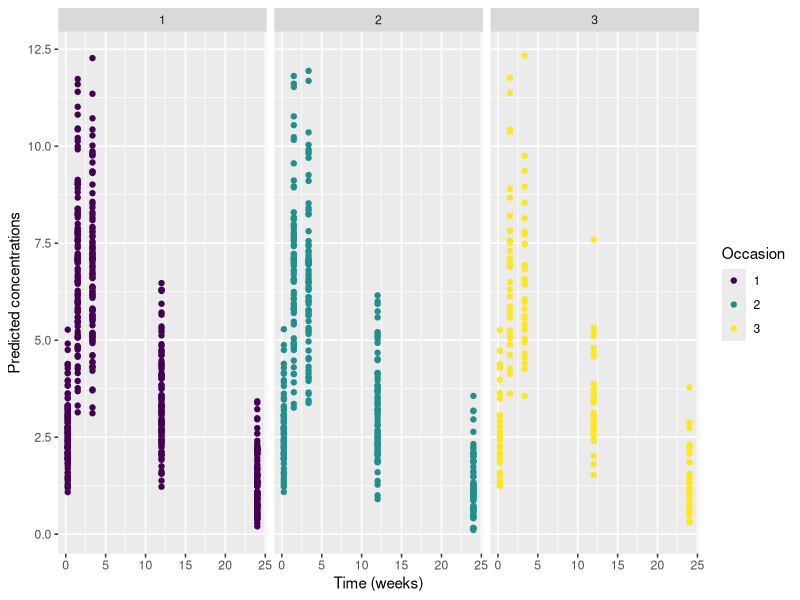
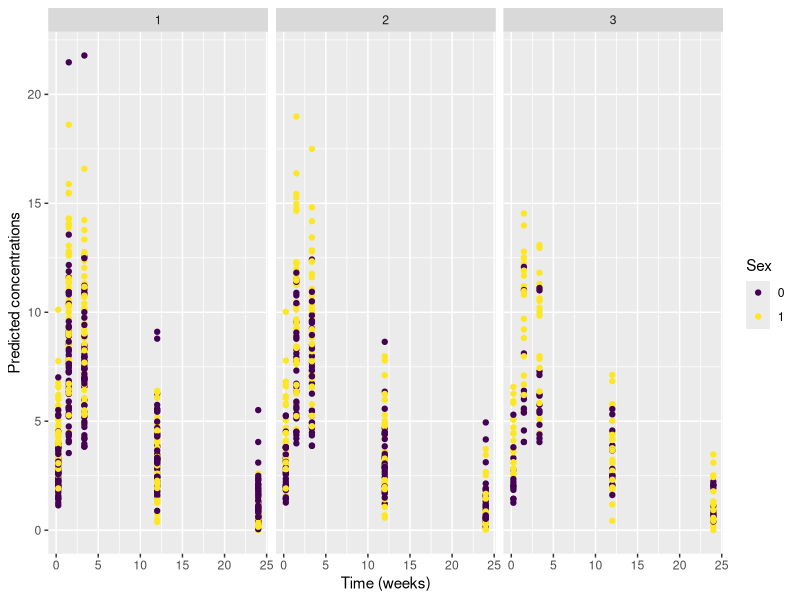
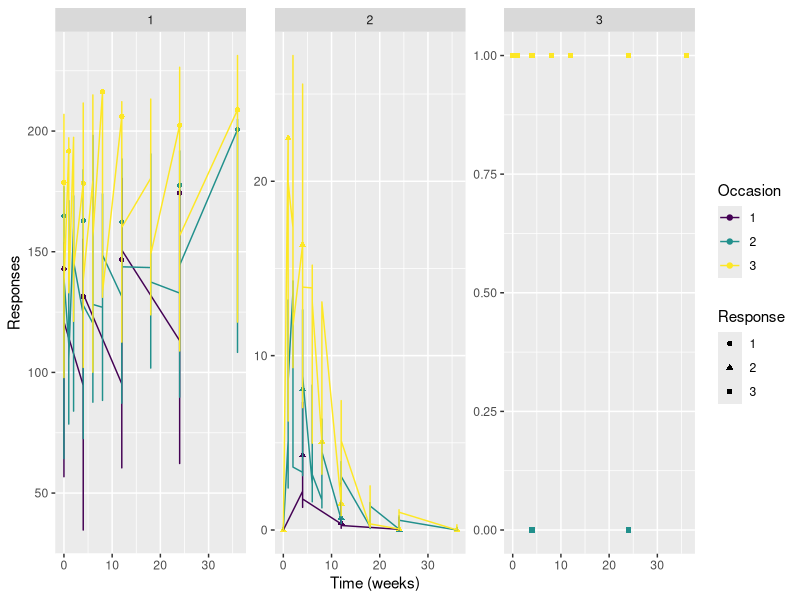
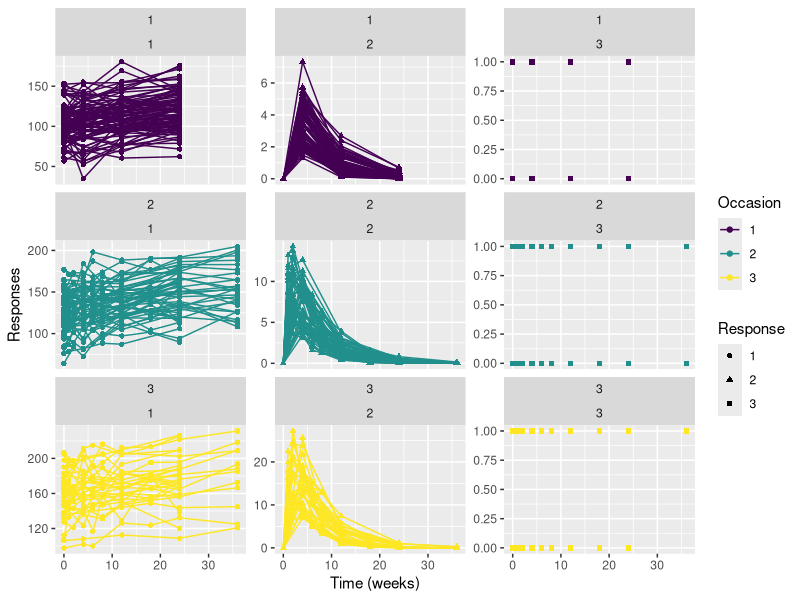
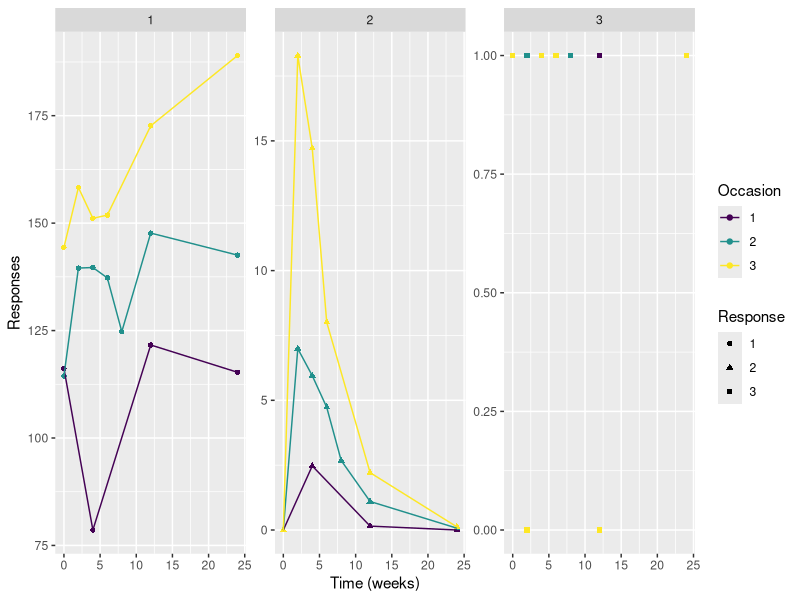
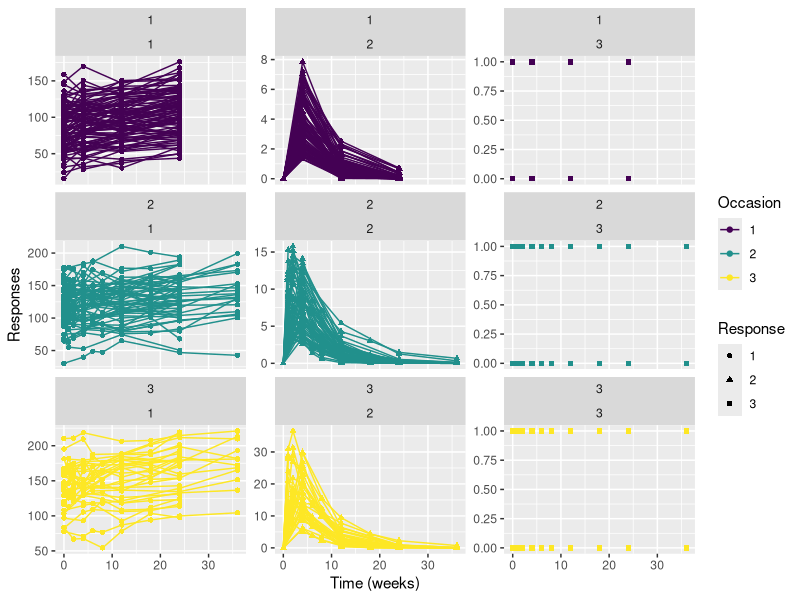
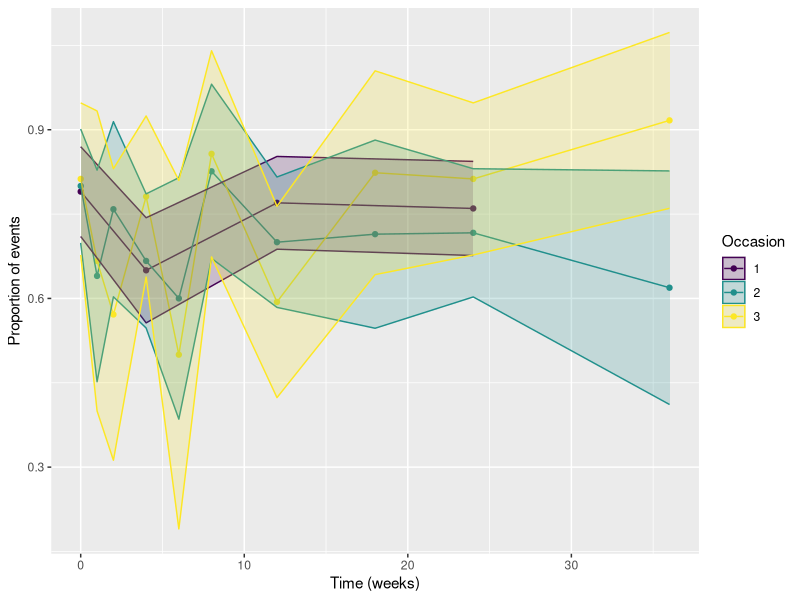

The R script that drew these images, in order:
## ---- chunk 1
# Setting working directory
require("knitr")
knitr::opts_chunk$set(echo = TRUE)

# Libraries
library(ggplot2) 
library(RColorBrewer) 
library(gridExtra)
library(viridis)
library(mvtnorm)

#library(dplyr)
# library(Cairo)

# Working directory
saemixDir<-"/home/eco/work/saemix/saemixextension"
workDir <-getwd()
setwd(workDir)
knitr::opts_chunk$set(root.dir = workDir)

# directory to save simulated data
datDir<-file.path(saemixDir,"data40")
saveSimData <- FALSE
## ---- chunk 2
#################### Design
nsuj <- 100
sampleTimes <- c(0.25, 1.5, 3.35, 12, 24)

#################### Model
# model function
theo1cpt <- function(psi,id,xidep) {
  tim<-xidep[,1]
  dose<-xidep[,2]
  ka<-psi[id,1]
  V<-psi[id,2]
  CL<-psi[id,3]
  ypred <- dose*ka/V/(ka-CL/V)*(exp(-CL/V*tim) - exp(-ka*tim))
  return(ypred)
}

# Parameters
doses <- c(4)
param <- data.frame(ka=1.48, V=0.48, CL=0.04, betaCRCL=0.5)
## IIV
omega.iiv <- rep(0.3,3)
varcovmat<-diag(c(omega.iiv[2],omega.iiv[3])**2) # correlation between delta and CL
varcovmat[1,2]<-varcovmat[2,1]<-0.7*omega.iiv[2]*omega.iiv[3]
## IOV
omega.iov <- c(0.25)
## Residual variability
par.sig <- c(0.1,0.1)

#################### Covariates
## Baseline covariates
### equal number of male and female
### weight ~ N(60,12) in female and N(70,14) in men
male.id <- sort(sample(1:nsuj, nsuj/2, replace=FALSE))
cov.base <- data.frame(id=1:nsuj, sex=1, wt = trunc(rnorm(nsuj, mean=60, sd=12)))
cov.base$sex[male.id]<-0
cov.base$wt[male.id]<-trunc(rnorm(nsuj/2, mean=70, sd=14))

## Occasion specific covariates
### number of occasions between 1 and 3
### comedication ~ Bernoulli(p=0.3) at each occasion
### CLCR at baseline ~ U(min-max)
### normal values: 97 to 137 mL/min for men and 88 to 128 mL/min for women
#### Decrease of 5% (~N(0.05, 0.01)) every month for the purpose of the exercise
nocc <- sample(1:3, size=nsuj, replace=TRUE) # nb of occasions per subject
cov.base$nb.occ <- nocc
cov.occ<-data.frame()
for(i in 1:nsuj) {
  tabsuj<-do.call(rbind,rep(list(cov.base[i,]),nocc[i]))
  tabsuj<-cbind(tabsuj, occ=1:nocc[i])
  crcl<-trunc(runif(1,97,137))-ifelse(cov.base$sex[1]==1,9,0)
  crcl<-c(crcl, round(crcl*rnorm(1,mean=0.95,sd=0.01), digits=2))
  crcl<-c(crcl, round(crcl[2]*rnorm(1,mean=0.95,sd=0.01), digits=2))
  tabsuj<-cbind(tabsuj,crcl=crcl[1:nocc[i]], comed=rbinom(nocc[i],1,0.3))
  cov.occ<-rbind(cov.occ, tabsuj)
}

# Simulation of individual-specific parameters (dataframe psi1)
## No covariates used in the model
psi1 <-data.frame(id=1:nsuj)
# Simulate first random effects for delta and CL, correlated, then all other etas
tab1 <- rmvnorm(nsuj, sigma=varcovmat)
etas <- matrix(rnorm(nsuj*3,mean=0,sd=1), ncol=3)
psi1$ka <- param$ka*exp(etas[,1]*omega.iiv[1])  # log-normal distribution
psi1$V <- param$V*exp(tab1[,1]) # log-normal distribution, omega.iiv already included
psi1$CL<-param$CL*exp(tab1[,2]) # log-normal distribution

psi1.nocov <- psi1

# Adding subject-specific covariates
psi1$V <- param$V*exp(tab1[,1])*(cov.base$wt/70)*(0.7*cov.base$sex+(1-cov.base$sex))
psi1$CL<-param$CL*exp(tab1[,2])*(cov.base$wt/70)^0.75 # log-normal distribution
psi1.cov <- psi1

# Adding IOV
## No covariate
psi1.iov<-NULL
for(isuj in 1:nsuj) {
  psisuj <- do.call(rbind,rep(list(psi1.nocov[isuj,]),nocc[isuj]))
  psisuj$occ<-1:nocc[isuj]
#  eta.iov<-rmvnorm(nocc[isuj],sigma=iovmat)
  eta.iov<-rnorm(nocc[isuj],mean=0,sd=omega.iov)
#  psisuj$CL <-psisuj$CL*exp(eta.iov[,2])
  psisuj$CL <-psisuj$CL*exp(eta.iov)
  psi1.iov<-rbind(psi1.iov, psisuj)
}
psi1.iov$index <- paste0(psi1.iov$id,".",psi1.iov$occ)

psi1.iov.nocov <- psi1.iov

## Adding occasion-specific covariates
psi1.iov<-NULL
for(isuj in 1:nsuj) {
  psisuj <- do.call(rbind,rep(list(psi1.cov[isuj,]),nocc[isuj]))
  psisuj$occ<-1:nocc[isuj]
  #  eta.iov<-rmvnorm(nocc[isuj],sigma=iovmat)
  eta.iov<-rnorm(nocc[isuj],mean=0,sd=omega.iov)
  #  psisuj$CL <-psisuj$CL*exp(eta.iov[,2])
  psisuj$CL <-psisuj$CL*exp(eta.iov)
  psi1.iov<-rbind(psi1.iov, psisuj)
}
psi1.iov$CL <- psi1.iov$CL*(cov.occ$comed*1.3+(1-cov.occ$comed))*(cov.occ$crcl/110)^(param$betaCRCL)
psi1.iov$index <- paste0(psi1.iov$id,".",psi1.iov$occ)

psi1.iov.cov <- psi1.iov
## ---- chunk 3
# Predicted data (same times for each occasion)
xidep1 <- data.frame(tim=rep(sampleTimes,dim(psi1.iov.nocov)[1]), dose=doses[1], matchidx=rep(psi1.iov.nocov$index, each=length(sampleTimes)))
id1<-match(xidep1$matchidx,psi1.iov.nocov$index)
mat1 <- psi1.iov.nocov$index[match(xidep1$matchidx,psi1.iov.nocov$index)]
mat1 <- matrix(unlist(strsplit(mat1,".",fixed=T)), ncol=2, byrow=T)


# Simulated data (adding error)
## No covariate
psi1 <- as.matrix(psi1.iov.nocov[,2:4])
ypred <- theo1cpt(psi1,id1,xidep1)
gpred <- sqrt(par.sig[1]**2 + (ypred*par.sig[2])**2)
ntot<-length(ypred)
simdata<-data.frame(id=as.integer(mat1[,1]), tim=xidep1$tim, occ=as.integer(mat1[,2]), dose=doses[1], ypred=ypred, 
                    ysim=ypred+gpred*rnorm(ntot,0,1))

ggplot(simdata, aes(x=tim, y=ypred, colour=as.factor(occ))) + geom_point() + xlab("Time (weeks)") + ylab("Predicted concentrations")  + scale_color_viridis("Occasion",discrete = TRUE) + facet_wrap(.~occ)

datsim.nocov <- simdata

if(FALSE)
  plot(xidep1$tim, ypred)

# With covariates
psi1 <- as.matrix(psi1.iov.cov[,2:4])
ypred <- theo1cpt(psi1,id1,xidep1)
gpred <- sqrt(par.sig[1]**2 + (ypred*par.sig[2])**2)
ntot<-length(ypred)
simdata<-data.frame(id=as.integer(mat1[,1]), tim=xidep1$tim, occ=as.integer(mat1[,2]), dose=doses[1], ypred=ypred, 
                    ysim=ypred+gpred*rnorm(ntot,0,1))
simdata <- cbind(simdata,
                 cov.base[match(simdata$id,cov.base$id),2:3],
                 cov.occ[id1,c(6,7)])

ggplot(simdata, aes(x=tim, y=ypred, group=as.factor(sex), colour=as.factor(sex))) + geom_point() + xlab("Time (weeks)") + ylab("Predicted concentrations")  + scale_color_viridis("Sex",discrete = TRUE) + facet_wrap(.~occ)

datsim.cov <- simdata

## ---- chunk 4

if(saveSimData) write.csv(datsim.nocov, file=file.path(datDir,"theoSimul_nocov.csv"), quote=F, row.names = FALSE)

if(saveSimData) write.csv(datsim.cov, file=file.path(datDir,"theoSimul_cov.csv"), quote=F, row.names = FALSE)

if(saveSimData) write.csv(psi1.iov.nocov, file=file.path(datDir,"theoSimul_psinocov.csv"), quote=F, row.names = FALSE)

if(saveSimData) write.csv(psi1.iov.cov, file=file.path(datDir,"theoSimul_psicov.csv"), quote=F, row.names = FALSE)

## ---- chunk 5
# design
nsuj <- 100
commonTimes <- c(0, 4, 12, 24)
sampleTimes <- c(1,2,6,8,18,36)

# model function
simul.biomarkers <- function(psi,id,xidep) {
  tim<-xidep[,1]
  dose<-xidep[,2]
  y<-xidep[,3] # not used for the simulation
  ytype<-xidep$ytype
  occ <- xidep$occ
  alpha<-psi[id,1] # biomarker 1
  delta<-psi[id,2]
  ka<-psi[id,3] # biomarker 2
  V<-psi[id,4]
  CL<-psi[id,5]
  p3<-psi[id,6] # biomarker 3
  delta.y1<-psi[id,7]
  delta.y2<-psi[id,8]
  y1 <- alpha+delta*tim
  y2 <- dose*ka/V/(ka-CL/V)*(exp(-CL/V*tim) - exp(-ka*tim))
  logit<-p3+delta.y1*(y1/100)+delta.y2*y2
  pevent<-1/(1+exp(-logit))
  ypred<-rbinom(length(tim),size=1, prob=pevent) # ytype==3
  ypred[ytype==1]<-y1[ytype==1]
  ypred[ytype==2]<-y2[ytype==2]
  return(ypred)
}

# Parameters
doses <-c(50,100,200,400)
param <- data.frame(alpha=100, delta=0.83, ka=1, V=12, CL=2.5, p3=0.3, delta.y1=0.84, delta.y2=-0.0675)
## IIV
omega.iiv <- c(rep(0.2,5),0,0.1,0.1) # SD of the IIV for each parameter (on the eta scale)
varcovmat<-diag(c(omega.iiv[2],omega.iiv[5])**2) # correlation between delta and CL
varcovmat[1,2]<-varcovmat[2,1]<-0.7*omega.iiv[2]*omega.iiv[5]
## IOV
omega.iov <- c(0.1, 0.1) # SD of the IOV for each parameter (on the eta scale)
iovmat <- diag(omega.iov**2) # only IOV for delta and CL
iovmat[1,2]<-iovmat[2,1]<-0.7*omega.iov[1]*omega.iov[2]
## Residual variability
par.sig <- c(10,0.1)
# correlation between 

## Biomarker 1: changes from 100 to 150 on average
## Biomarker 2: peaks around 4 weeks, to a value of 20 with the highest dose (200)
biomark2 <- function(tim, dose,param) {
  dose*param$ka/param$V/(param$ka-param$CL/param$V)*(exp(-param$CL/param$V*tim) - exp(-param$ka*tim))
}
# Biomarker 3: initial probability p3=0.3
## increased probability to 0.7 when biomarker 1 is doubled
### logit(0.3)+delta.y1*2=logit(0.7) => delta.y1 = 0.84
## decreased probability to 0.1 when biomarker 2 is at its peak value (20) on the highest dose
### logit(0.3)+delta.y2*20=logit(0.1) => delta.y2 = -0.0675

# Finding parameters for the 2nd biomarker
if(FALSE) {
  xtim<-c(seq(0,4,0.5),5:36)
  ypl <- data.frame(x=rep(xtim,4), dose=rep(doses, each=length(xtim)), y=0)
  for(idose in doses) ypl$y[ypl$dose==idose]<-biomark2(xtim, idose, param)
  ggplot(data=ypl,aes(x=x, y=y, group=dose, colour=as.factor(dose)))+geom_line() + scale_color_viridis(discrete = TRUE)
}
# Finding parameters for the 3rd biomarker
if(FALSE) {
  (log(.7/.3)-log(.3/.7))/2
  (log(.1/.9)-log(.3/.7))/20
}

# Simulation of individual-specific parameters (dataframe psi1)
## No covariates used in the model
psi1 <-data.frame(id=1:nsuj)
# Simulate first random effects for delta and CL, correlated, then all other etas
tab1 <- rmvnorm(nsuj, sigma=varcovmat)
etas <- matrix(rnorm(nsuj*5,mean=0,sd=1), ncol=5)
psi1$alpha <- param$alpha*(1+etas[,1]*omega.iiv[1])
psi1$delta<-param$delta*(1+tab1[,1]) # normal distribution, omega.iiv already included
psi1$ka <- param$ka*exp(etas[,2]*omega.iiv[3])  # log-normal distribution
psi1$V <- param$V*exp(etas[,3]*omega.iiv[4]) # log-normal distribution, omega.iiv already included
psi1$CL<-param$CL*exp(tab1[,2]) # log-normal distribution
psi1$p3 <- param$p3 # no IIV
psi1$delta.y1 <- param$delta.y1*(1+etas[,4]*omega.iiv[7]) # normal distribution
psi1$delta.y2 <- param$delta.y2*(1+etas[,5]*omega.iiv[8])

psi1.nocov <- psi1

# Adding IOV
nocc <- sample(1:3, size=nsuj, replace=TRUE) # nb of occasions per subject
psi1.iov<-NULL
for(isuj in 1:nsuj) {
  psisuj <- do.call(rbind,rep(list(psi1[isuj,]),nocc[isuj]))
  psisuj$occ<-1:nocc[isuj]
  eta.iov<-rmvnorm(nocc[isuj],sigma=iovmat)
  psisuj$delta <-psisuj$delta*(1+eta.iov[,1])
  psisuj$CL <-psisuj$CL*exp(eta.iov[,2])
  # steady increase in biomarker with time across occasions
  if(nocc[isuj]>1)
    psisuj$alpha[2]<-psisuj$alpha[1]+psisuj$delta[1]*36
  if(nocc[isuj]>2)
    psisuj$alpha[3]<-psisuj$alpha[2]+psisuj$delta[2]*36
  psi1.iov<-rbind(psi1.iov, psisuj)
}
psi1.iov$index <- paste0(psi1.iov$id,".",psi1.iov$occ)

# Simulated data
xidep1 <- data.frame(tim=rep(commonTimes, each=3), dose=doses[1], y=0, ytype=rep(c(1:3),length(commonTimes)), occ=1)

simdata<-NULL
isuj<-1
for(isuj in 1:nsuj) {
  xidep<-xidep1
  idose1 <- sample(1:2,1) # starting dose
  xidep$dose <- doses[idose1]
  if(nocc[isuj]>1) {
  for(iocc in 2:nocc[isuj]) {
    ntim <- sample(0:4,1)
    if(ntim>0) xtime <- sort(c(commonTimes,sample(sampleTimes, ntim)))
    xidep2 <- data.frame(tim=rep(xtime, each=3), dose=doses[idose1+(iocc-1)], y=0, ytype=rep(c(1:3),length(xtime)), occ=iocc)
    xidep<-rbind(xidep, xidep2)
  }
  }
  id.occ<-paste0(rep(isuj,dim(xidep)[1]),".",xidep$occ)
  xid <- match(id.occ, psi1.iov$index)
  ypred<-simul.biomarkers(psi1.iov[,-c(1)], xid, xidep)
  datsuj <- data.frame(id=isuj, time=xidep$tim, dose=xidep$dose, ytype=xidep$ytype, occ=xidep$occ,ypred=round(ypred,digits=2), y=ypred)
  datsuj$y[datsuj$ytype==1] <- round(datsuj$y[datsuj$ytype==1] + par.sig[1]*rnorm(sum(datsuj$ytype==1)), digits=2)
  datsuj$y[datsuj$ytype==2] <- round(datsuj$y[datsuj$ytype==2]*(1 + par.sig[2]*rnorm(sum(datsuj$ytype==2))), digits=2)
  simdata <- rbind(simdata, datsuj)
}

if(FALSE) {
  ggplot(datsuj, aes(x=time, y=ypred, group=ytype, colour=as.factor(ytype))) + geom_point() + xlab("Time (weeks)") + ylab("Responses")  + scale_color_viridis("Occasion",discrete = TRUE) + facet_wrap(.~occ)

ggplot(datsuj, aes(x=time, y=ypred, group=occ, colour=as.factor(ytype))) + geom_point() + geom_line() + xlab("Time (weeks)") + ylab("Responses")  + scale_color_viridis("Response",discrete = TRUE) + facet_wrap(.~ytype, scales="free_y")

ggplot(datsuj, aes(x=time, y=y, group=occ, colour=as.factor(ytype))) + geom_point(aes(shape=as.factor(occ))) + geom_line() + xlab("Time (weeks)") + ylab("Responses")  + scale_color_viridis("Response",discrete = TRUE) + scale_shape(name = "Occasion") + facet_wrap(.~ytype, scales="free_y")

}

# Plot for one subject with 3 occasions
isuj <- unique(simdata$id[simdata$occ==3])[1]
datsuj<-simdata[simdata$id==isuj,]
ggplot(datsuj, aes(x=time, y=y, group=occ, colour=as.factor(occ))) + geom_point(aes(shape=as.factor(ytype))) + geom_line(data = subset(simdata, ytype<3)) + xlab("Time (weeks)") + ylab("Responses")  + scale_color_viridis("Occasion",discrete = TRUE) + scale_shape(name = "Response") + facet_wrap(.~ytype, scales="free_y")

# Plot for all subjects
ggplot(simdata, aes(x=time, y=y, group=id, colour=as.factor(occ))) + geom_point(aes(shape=as.factor(ytype))) + geom_line(data = subset(simdata, ytype<3)) + xlab("Time (weeks)") + ylab("Responses")  + scale_color_viridis("Occasion",discrete = TRUE) + scale_shape(name = "Response") + facet_wrap(occ~ytype, scales="free_y")

# Probably need to transform biomarker 3 into % of responses at each time to visualise response 3

## ---- chunk 6
if(saveSimData) write.csv(psi1.iov, file=file.path(datDir,"complexSimulation_simpsiNocov.csv"), quote=F, row.names = FALSE)

if(saveSimData) write.csv(simdata, file=file.path(datDir,"complexSimulation_nocov.csv"), quote=F, row.names = FALSE)

## ---- chunk 7
# Covariates
## Baseline covariates
### equal number of male and female
### weight ~ N(60,12) in female and N(70,14) in men
### age ~ N(60, 9)
male.id <- sort(sample(1:nsuj, nsuj/2, replace=FALSE))
cov.base <- data.frame(id=1:nsuj, sex=1, age=trunc(runif(nsuj,30,71)), wt = trunc(rnorm(nsuj, mean=60, sd=9)))
cov.base$sex[male.id]<-0
cov.base$wt[male.id]<-trunc(rnorm(nsuj/2, mean=70, sd=10.5))
summary(cov.base)

## Occasion specific covariates
### number of occasions between 1 and 3
### Normal serum creatinine ranges are:
#   0.6–1.1 mg/dL in women and adolescents aged 16 and older
#   0.8–1.3 mg/dL in men and adolescents aged 16 and older
#    0.2 or more in infants, depending on muscle development
## note: other sources would give males (0.7-1.2) and females (0.5-1.0) => used here
#### Scr at baseline ~ N(0.75,0.08) + 0.2*(sex=0)
#### Increase of 10% (~N(0.1, 0.01)) every year
### Compute CRCL as a function of Scr, age, wt and sex (ml/min)
### comedication ~ Bernoulli(p=0.3) at each occasion
cov.base$nb.occ <- nocc
cov.occ<-data.frame()
for(i in 1:nsuj) {
  tabsuj<-do.call(rbind,rep(list(cov.base[i,]),nocc[i]))
  tabsuj<-cbind(tabsuj, occ=1:nocc[i])
# Scr: mg/dL
  scr<-rnorm(1, mean=0.75, sd=0.08) + 0.2*(1-cov.base$sex[i])
  scr<-c(scr, round(scr*rnorm(1,mean=1.1,sd=0.01), digits=2))
  scr<-c(scr,round(scr[2]*rnorm(1,mean=1.1,sd=0.01), digits=2))
  tabsuj<-cbind(tabsuj,scr=scr[1:nocc[i]], comed=rbinom(nocc[i],1,0.3))
  cov.occ<-rbind(cov.occ, tabsuj)
}
colnames(cov.occ)[1:4]<-colnames(cov.base)[1:4]
cov.occ$crcl<-(140-cov.occ$age)*cov.occ$wt/(72*cov.occ$scr)* (1*(1-cov.occ$sex)+0.85*cov.occ$sex)
summary(cov.occ)

# Cockroft-Gault equation (mL/min)
# CrCl = [(140 – Age) × Mass (kg) × 0.85 if female] / 72 × [Serum Creatinine (mg/dL)]
# Adult (< 40 years) reference ranges for creatinine clearance are as follows [1] :
#    Male: 107-139 mL/min or 1.78-2.32 mL/s (SI units)
#    Female: 87-107 mL/min or 1.45-1.78 mL/s (SI units)
### Pb: the predicted CrCL values are lower than the normal range even though all variables have been simulated and Scr within the normal ranges... Here: 37 to 144
# Creatinine clearance, however, may over-estimate GFR by 10-20% and has largely been replaced clinically by equations to more directly estimate GFR.

# CKD-EPI equation - 2021 (ml/min for 1.73m2 BSA) for eGFR
vec1<-cov.occ$scr/ifelse(cov.occ$sex==1,0.7,0.9) # Scr/kap where kap=0.7 for females and 0.9 for males
cov.occ$egfr <- 142* (sapply(vec1,function(x) min(x,1)))^(ifelse(cov.occ$sex==1,-0.241,-0.302)) *
  (sapply(vec1,function(x) max(x,1)))^(-1.2) *0.9938^(cov.occ$age)*(1*(1-cov.occ$sex)+1.012*cov.occ$sex)
# a completely different value but closer to the normal range
# normal values: 116 (at 20) to 76 (at 70)
# here: 62 to 110
# GFR>= 90 classified as normal

beta.cov <- data.frame(beta.sexalpha=-30, beta.sexp3=0.4, beta.ageCL=-0.2, beta.agep3=0.024, beta.CRCLCL=0.3, beta.comedCL=0.3, beta.comedp3=-0.89)

# Generating parameters with covariates
psi1.cov<-NULL
for(isuj in 1:nsuj) {
  psisuj<-as.numeric(psi1[isuj,])
  covsuj <- cov.occ[cov.occ$id==isuj,,drop=FALSE]
  niocc<-covsuj$nb.occ[1]
  lp3 <- log(psisuj[7]/(1-psisuj[7]))
  logitp3 <- rep(lp3,niocc) + beta.cov$beta.sexp3*covsuj$sex + beta.cov$beta.agep3*(covsuj$age-50) + beta.cov$beta.comedp3*covsuj$comed
  psi2 <- data.frame(id=covsuj$id,alpha=psisuj[2]+beta.cov$beta.sexalpha*covsuj$sex, 
             delta=rep(psisuj[3],niocc),ka=rep(psisuj[4],niocc),
             V=psisuj[5]*(covsuj$wt/70),
             CL=psisuj[6]*(covsuj$wt/70)^0.75 * (covsuj$age/50)^(beta.cov$beta.ageCL) * (covsuj$crcl/85)^(beta.cov$beta.CRCLCL) * exp(beta.cov$beta.comedCL*covsuj$comed),
             p3=1/(1+exp(-logitp3)),
             delta.y1=rep(psisuj[8],niocc),delta.y2=rep(psisuj[9],niocc),
             occ=covsuj$occ
             )
  psi1.cov<-rbind(psi1.cov, psi2)
}

# Adding IOV
psi1.iov.cov<-NULL
for(isuj in 1:nsuj) {
  psisuj <- psi1.cov[psi1.cov$id==isuj,]
  eta.iov<-rmvnorm(nocc[isuj],sigma=iovmat)
  psisuj$delta <-psisuj$delta*(1+eta.iov[,1])
  psisuj$CL <-psisuj$CL*exp(eta.iov[,2])
  # steady increase in biomarker with time across occasions
  if(nocc[isuj]>1)
    psisuj$alpha[2]<-psisuj$alpha[1]+psisuj$delta[1]*36
  if(nocc[isuj]>2)
    psisuj$alpha[3]<-psisuj$alpha[2]+psisuj$delta[2]*36
  psi1.iov.cov<-rbind(psi1.iov.cov, psisuj)
}
psi1.iov.cov$index <- paste0(psi1.iov.cov$id,".",psi1.iov.cov$occ)

# Simulated data
simdata<-NULL
isuj<-1
for(isuj in 1:nsuj) {
  xidep<-xidep1
  idose1 <- sample(1:2,1) # starting dose
  xidep$dose <- doses[idose1]
  if(nocc[isuj]>1) {
  for(iocc in 2:nocc[isuj]) {
    ntim <- sample(0:4,1)
    if(ntim>0) xtime <- sort(c(commonTimes,sample(sampleTimes, ntim)))
    xidep2 <- data.frame(tim=rep(xtime, each=3), dose=doses[idose1+(iocc-1)], y=0, ytype=rep(c(1:3),length(xtime)), occ=iocc)
    xidep<-rbind(xidep, xidep2)
  }
  }
  id.occ<-paste0(rep(isuj,dim(xidep)[1]),".",xidep$occ)
  xid <- match(id.occ, psi1.iov.cov$index)
  ypred<-simul.biomarkers(psi1.iov.cov[,-c(1)], xid, xidep)
  datsuj <- data.frame(id=isuj, time=xidep$tim, dose=xidep$dose, ytype=xidep$ytype, occ=xidep$occ,ypred=round(ypred,digits=2), y=ypred)
  datsuj$y[datsuj$ytype==1] <- round(datsuj$y[datsuj$ytype==1] + par.sig[1]*rnorm(sum(datsuj$ytype==1)), digits=2)
  datsuj$y[datsuj$ytype==2] <- round(datsuj$y[datsuj$ytype==2]*(1 + par.sig[2]*rnorm(sum(datsuj$ytype==2))), digits=2)
  simdata <- rbind(simdata, datsuj)
}

if(FALSE) {
  ggplot(datsuj, aes(x=time, y=ypred, group=ytype, colour=as.factor(ytype))) + geom_point() + xlab("Time (weeks)") + ylab("Responses")  + scale_color_viridis("Occasion",discrete = TRUE) + facet_wrap(.~occ)

ggplot(datsuj, aes(x=time, y=ypred, group=occ, colour=as.factor(ytype))) + geom_point() + geom_line() + xlab("Time (weeks)") + ylab("Responses")  + scale_color_viridis("Response",discrete = TRUE) + facet_wrap(.~ytype, scales="free_y")

ggplot(datsuj, aes(x=time, y=y, group=occ, colour=as.factor(ytype))) + geom_point(aes(shape=as.factor(occ))) + geom_line() + xlab("Time (weeks)") + ylab("Responses")  + scale_color_viridis("Response",discrete = TRUE) + scale_shape(name = "Occasion") + facet_wrap(.~ytype, scales="free_y")

}

# Plot for one subject with 3 occasions
isuj <- unique(simdata$id[simdata$occ==3])[1]
datsuj<-simdata[simdata$id==isuj,]
ggplot(datsuj, aes(x=time, y=y, group=occ, colour=as.factor(occ))) + geom_point(aes(shape=as.factor(ytype))) + geom_line(data = subset(datsuj, ytype<3)) + xlab("Time (weeks)") + ylab("Responses")  + scale_color_viridis("Occasion",discrete = TRUE) + scale_shape(name = "Response") + facet_wrap(.~ytype, scales="free_y")

# par(mfrow=c(1,3)); for(ity in 1:3) plot(datsuj$time[datsuj$ytype==ity], datsuj$y[datsuj$ytype==ity], type="b")

# Plot for all subjects
ggplot(simdata, aes(x=time, y=y, group=id, colour=as.factor(occ))) + geom_point(aes(shape=as.factor(ytype))) + geom_line(data = subset(simdata, ytype<3)) + xlab("Time (weeks)") + ylab("Responses")  + scale_color_viridis("Occasion",discrete = TRUE) + scale_shape(name = "Response") + facet_wrap(occ~ytype, scales="free_y")

# Probably need to transform biomarker 3 into % of responses at each time to visualise response 3
bio3 <- NULL
for(iocc in 1:3) {
  datocc <- simdata[simdata$ytype==3 & simdata$occ==iocc,]
  xtim<-sort(unique(datocc$time))
  for(itim in xtim) {
    y3<-datocc$y[datocc$time==itim]
    bio3<-rbind(bio3,c(iocc,itim,length(y3),sum(y3)/length(y3)))
  }
}
bio3<-as.data.frame(bio3)
colnames(bio3)<-c("occ","time","nobs","p")
bio3$sd <- sqrt(bio3$p*(1-bio3$p)/bio3$nobs)
bio3$lower <- bio3$p -1.96*bio3$sd
bio3$upper <- bio3$p +1.96*bio3$sd
ggplot(data=bio3, aes(x=time, y=p, group=as.factor(occ), colour=as.factor(occ),fill=as.factor(occ))) + geom_point() + geom_line() + geom_ribbon(data=bio3,aes(ymin=lower, ymax=upper), alpha=0.2) + xlab("Time (weeks)") + ylab("Proportion of events")  + scale_color_viridis("Occasion",discrete = TRUE) + scale_fill_viridis("Occasion",discrete = TRUE)

# Generating responses
## psi
if(saveSimData) write.csv(psi1.iov.cov, file=file.path(datDir,"complexSimulation_simpsiCov.csv"), quote=F, row.names = FALSE)

## simulated data, with covariates
lab1 <- paste0(cov.occ$id,".", cov.occ$occ)
lab2 <- paste0(simdata$id,".", simdata$occ)
simdataCov <- cbind(simdata, cov.occ[match(lab2,lab1),c(5,2:4,7:9)])
if(saveSimData) write.csv(simdataCov, file=file.path(datDir,"complexSimulation_cov.csv"), quote=F, row.names = FALSE)
